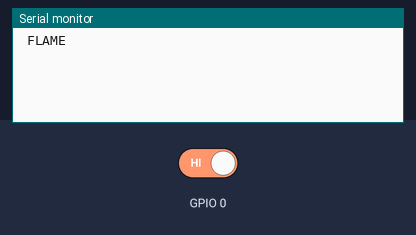
Bench run of a sketch on a simulated ESP32. On the bench: the last lines printed to the serial monitor. The inputs (shaded band) are chosen by the test bench; at power-on: GPIO 0 HIGH.

Above: at 2.2 s.
2.3 s: GPIO 0 driven LOW
At 4.2 s:
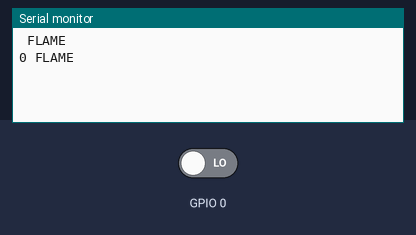
5.3 s: GPIO 0 driven HIGH
At 8.4 s:
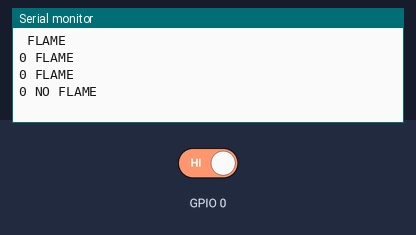

Measured:
- after the input at 2.3 s, the serial monitor: prints a new line after 0.70 s (image 1)
- after the input at 5.3 s, the serial monitor: prints a new line after 1.7 s (image 2)

The sketch:

LM393_FLAME.ino
```cpp
#define flame_pin 35

void setup() {
  pinMode(flame_pin, INPUT);
  Serial.begin(115200);
  delay(1000);

}

void loop() {
  int flamesensor = digitalRead(flamesensor);
  if (flamesensor == LOW)
  {
    Serial.println(" FLAME ");
    delay(2000);
  }
   else
  {
    Serial.println(" NO FLAME ");
    delay(2000);
  }
  Serial.print(flamesensor);
}
```
